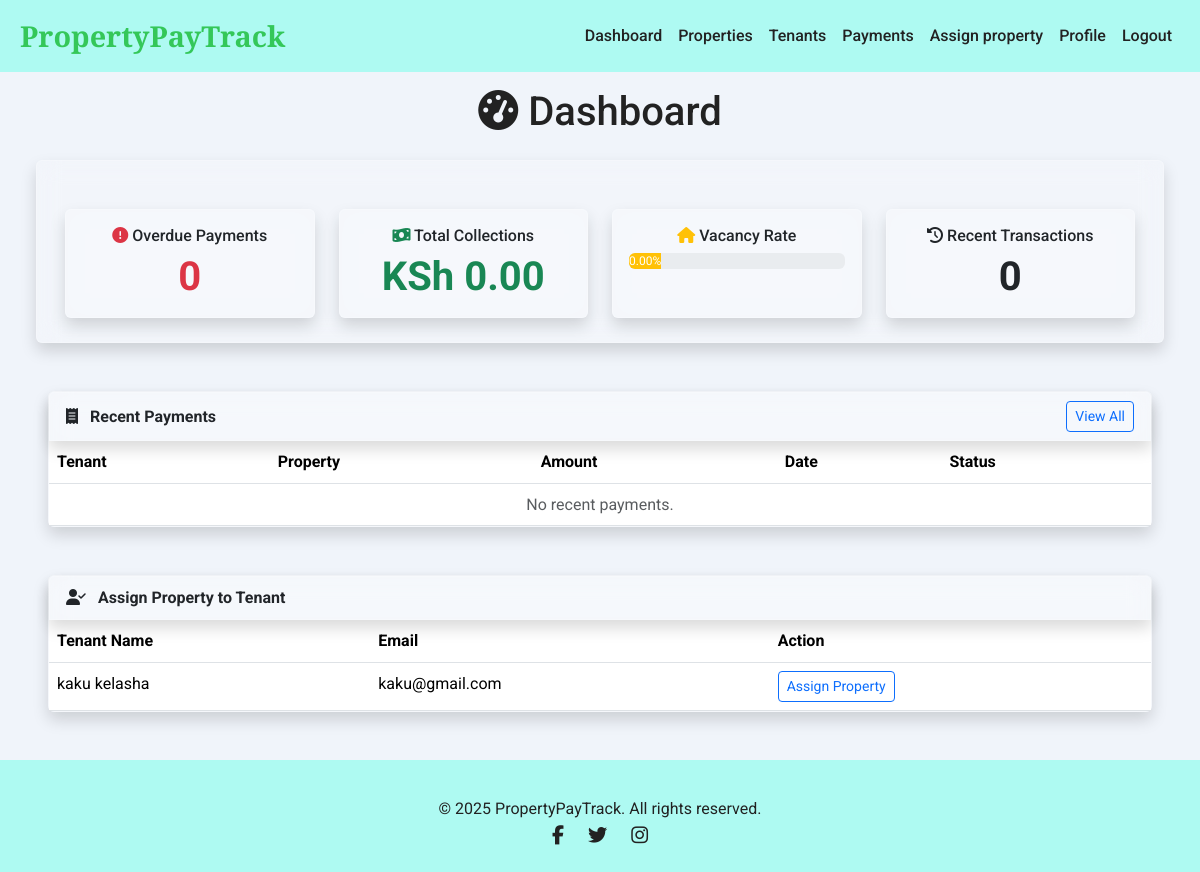
The page /landlord/dashboard (signed in) on the database as committed earlier.
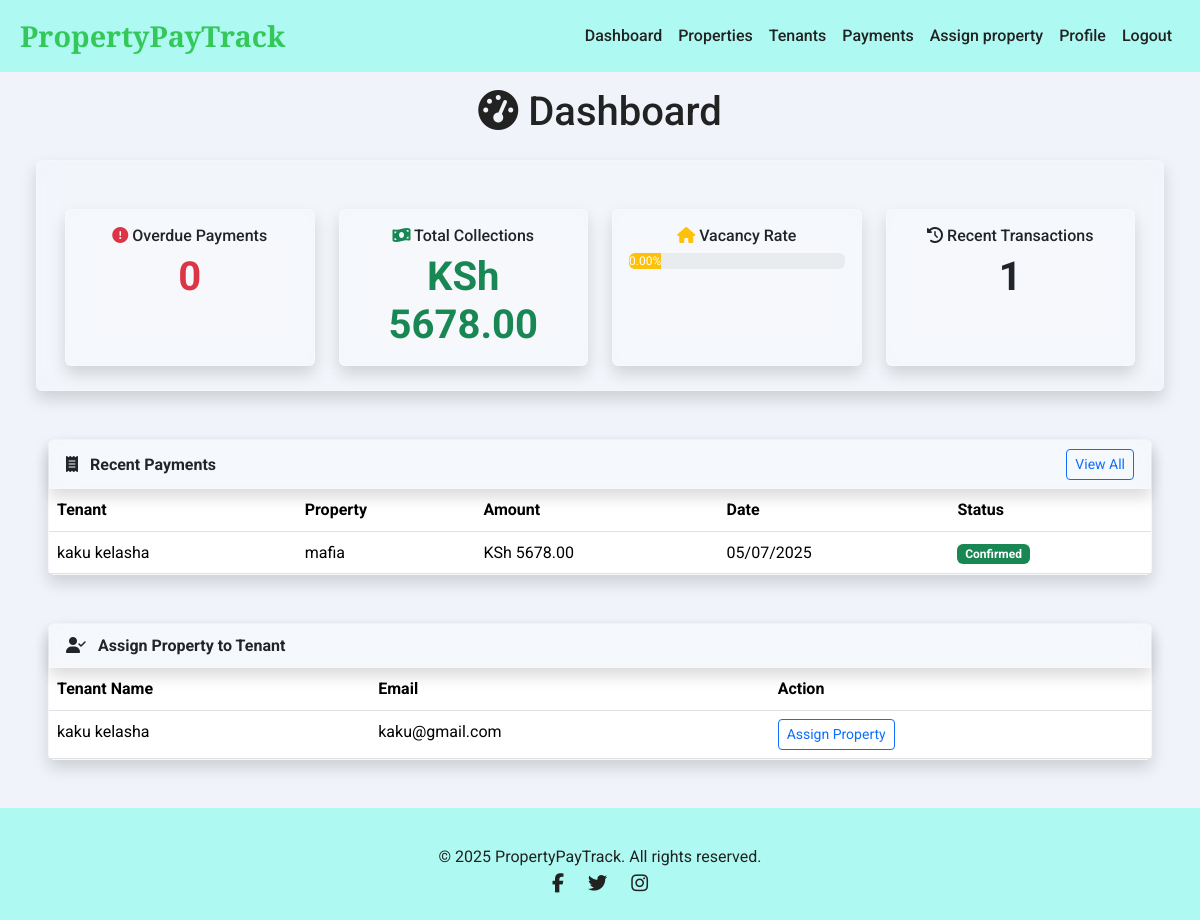
The same page on the database as committed later.
### app/models.py (models this page shows, shortened)
class Tenant(db.Model):
    __tablename__ = 'tenant'
    id = db.Column(db.Integer, primary_key=True)
    user_id = db.Column(db.Integer, db.ForeignKey('user.id', ondelete='CASCADE'), unique=True, nullable=True, index=True)
    first_name = db.Column(db.String(100), nullable=False)
    last_name = db.Column(db.String(100), nullable=False)
    email = db.Column(db.String(120), nullable=True)
    phone_number = db.Column(db.String(20))
    property = db.relationship('Property', back_populates='tenants')
    rent_amount = db.Column(db.Numeric(10, 2), nullable=True, default=0.00)
    national_id = db.Column(db.String(50), nullable=True)
    status = db.Column(db.String(50), default='active')
    due_day_of_month = db.Column(db.Integer)
    grace_period_days = db.Column(db.Integer, default=5)
    lease_start_date = db.Column(db.Date)
    lease_end_date = db.Column(db.Date)
    property_id = db.Column(db.Integer, db.ForeignKey('property.id', ondelete='CASCADE'), nullable=True, index=True)
    unit_id = db.Column(db.Integer, db.ForeignKey('unit.id', ondelete='CASCADE'), nullable=True, index=True)
    unit = db.relationship('Unit', foreign_keys=[unit_id], backref='tenant', uselist=False)
    created_at = db.Column(db.DateTime, default=lambda: datetime.now(timezone.utc))
    updated_at = db.Column(db.DateTime, default=lambda: datetime.now(timezone.utc), onupdate=lambda: datetime.now(timezone.utc))
    payments = db.relationship('Payment', backref='tenant', lazy=True, cascade="all, delete-orphan")

class Property(db.Model):
    __tablename__ = 'property'
    id = db.Column(db.Integer, primary_key=True)
    name = db.Column(db.String(255), nullable=False)
    address = db.Column(db.String(255), nullable=False)
    payment_method = db.Column(db.String(20), nullable=True)
    transaction_id = db.Column(db.String(120), nullable=True)
    paybill_number = db.Column(db.String(20), nullable=True)
    fees = db.Column(db.Numeric(10, 2), nullable=True)
    tenants = db.relationship('Tenant', back_populates='property', cascade="all, delete-orphan", lazy=True)
    status = db.Column(db.String(20), default='pending')
    property_type = db.Column(db.String(50), nullable=False)
    number_of_units = db.Column(db.Integer, nullable=False, default=1)
    landlord_id = db.Column(db.Integer, db.ForeignKey('user.id', ondelete='CASCADE'), nullable=False, index=True)
    county_name = db.Column(db.String(100), nullable=False)
    amenities = db.Column(db.Text, nullable=True)
    utility_bill_types = db.Column(db.Text, nullable=True)
    unit_numbers = db.Column(db.Text, nullable=False)
    paybill_number = db.Column(db.String(20), nullable=True)
    deposit_amount = db.Column(db.Numeric(10, 2), nullable=True)
    deposit_policy = db.Column(db.Text, nullable=True)
    created_at = db.Column(db.DateTime, default=lambda: datetime.now(timezone.utc))
    updated_at = db.Column(db.DateTime, default=lambda: datetime.now(timezone.utc), onupdate=lambda: datetime.now(timezone.utc))
    @property
    def amenities_list(self):
        try:
            return json.loads(self.amenities) if self.amenities else []
        except json.JSONDecodeError:
            return self.amenities.split(',') if self.amenities else []
    @property
    def utility_bill_list(self):
        try:
            return json.loads(self.utility_bill) if self.utility_bill else []
        except json.JSONDecodeError:
            return self.utility_bill.split(',') if self.utility_bill else []

class Payment(db.Model):
    __tablename__ = 'payment'
    id = db.Column(db.Integer, primary_key=True)
    tenant_id = db.Column(db.Integer, db.ForeignKey('tenant.id', ondelete='CASCADE'), nullable=False, index=True)
    amount = db.Column(db.Numeric(10, 2), nullable=False)
    payment_date = db.Column(db.DateTime, default=lambda: datetime.now(timezone.utc))
    status = db.Column(db.String(50), default='confirmed')
    payment_method = db.Column(db.String(50), nullable=False)
    transaction_id = db.Column(db.String(100), unique=True, nullable=True)
    is_offline = db.Column(db.Boolean, default=False)
    offline_reference = db.Column(db.String(100), nullable=True)
    description = db.Column(db.String(255))
    notes = db.Column(db.Text, nullable=True)
    paybill_number = db.Column(db.String(20))
    fees = db.Column(db.Numeric(10, 2))
    invoice_id = db.Column(db.Integer, db.ForeignKey('invoice.id', ondelete='SET NULL'), nullable=True)
    invoice = db.relationship('Invoice', backref='payments', lazy=True)
    payer_id = db.Column(db.Integer, db.ForeignKey('user.id', ondelete='SET NULL'), nullable=True)
    created_at = db.Column(db.DateTime, default=lambda: datetime.now(timezone.utc))
    updated_at = db.Column(db.DateTime, default=lambda: datetime.now(timezone.utc), onupdate=lambda: datetime.now(timezone.utc))

### app/routes.py (the view, shortened to what this page needs)
@main.route('/landlord/dashboard')
@login_required
@roles_required('landlord')
def landlord_dashboard():
    try:
        metrics = {
            'overdue_payments': 0,
            'total_collections': 0.00,
            'vacancy_rate': 0.00,
            'recent_transactions': 0
        }
        recent_payments = []
        landlord_tenants = []  # Initialize for later use
        landlord_properties = Property.query.filter_by(landlord_id=current_user.id).all()
        landlord_property_ids = [p.id for p in landlord_properties]
        if landlord_property_ids:
            landlord_tenants = Tenant.query.filter(
                Tenant.property_id.in_(landlord_property_ids),
                Tenant.status == 'active'
            ).all()
            landlord_tenant_ids = [t.id for t in landlord_tenants]
            today = datetime.utcnow().date()
            current_month_start = today.replace(day=1)
            next_month_start = (datetime(today.year + (today.month == 12), (today.month % 12) + 1, 1)).date()
            for tenant in landlord_tenants:
                due_day = tenant.due_day_of_month or 1
                try:
                    due_date_this_month = current_month_start.replace(day=due_day)
                except ValueError:
                    due_date_this_month = (next_month_start - timedelta(days=1))
                effective_due_date = due_date_this_month + timedelta(days=tenant.grace_period_days or 0)
            metrics['total_collections'] = db.session.query(func.sum(Payment.amount)).filter(
                Payment.tenant_id.in_(landlord_tenant_ids),
                Payment.status == 'confirmed',
                Payment.payment_date >= current_month_start,
                Payment.payment_date < next_month_start
            ).scalar() or 0.00
            total_units = db.session.query(func.count(Unit.id)).filter(
                Unit.property_id.in_(landlord_property_ids),
                Unit.status != 'maintenance'
            ).scalar() or 0
            occupied_units = len(Tenant.query.filter(
                Tenant.property_id.in_(landlord_property_ids),
                Tenant.status == 'active',
                Tenant.unit_id != None
            ).join(Unit, Tenant.unit_id == Unit.id).all())
            if total_units > 0:
                metrics['vacancy_rate'] = round(((total_units - occupied_units) / total_units) * 100, 2)
            else:
                metrics['vacancy_rate'] = 0.00
            seven_days_ago = today - timedelta(days=7)
            metrics['recent_transactions'] = Payment.query.filter(
                Payment.tenant_id.in_(landlord_tenant_ids),
                Payment.status == 'confirmed',
                Payment.payment_date >= seven_days_ago
            ).count()
            recent_payments_query = Payment.query.filter(
                Payment.tenant_id.in_(landlord_tenant_ids),
                Payment.status == 'confirmed'
            ).join(Tenant).order_by(Payment.payment_date.desc()).limit(5).all()
            for payment in recent_payments_query:
                tenant = payment.tenant
                if not tenant:
                    continue
                recent_payments.append({
                    'tenant_name': f"{tenant.first_name} {tenant.last_name}" if tenant else 'Unknown',
                    'property_name': tenant.property.name if tenant and tenant.property else 'N/A',
                    'amount': payment.amount,
                    'payment_date': payment.payment_date,
                    'status': payment.status
                })
        return render_template(
            'landlord_dashboard.html',
            metrics=metrics,
            recent_payments=recent_payments,
            landlord_tenants=landlord_tenants
        )
    except Exception as e:
        logging.error("Dashboard error occurred:")
        logging.error(traceback.format_exc())  # Logs the full traceback
        flash(_l('An error occurred while loading the dashboard. Please try again.'), 'danger')
        return redirect(url_for('main.landing_page'))

### app/models.py (called while the page is built)
    def has_role(self, role):
        return any(r.name == role for r in self.roles)

### app/routes.py (called while the page is built)
def roles_required(*required_roles):
    def decorator(f):
        @wraps(f)
        def decorated_function(*args, **kwargs):
            if not current_user.is_authenticated:
                return redirect(url_for('main.login'))
            user_roles = {role.name for role in current_user.roles}
            if not set(required_roles).issubset(user_roles):
                flash(_l('You do not have the required permissions to access this page.'), 'danger')
                return redirect(url_for('main.index'))
            return f(*args, **kwargs)
        return decorated_function
    return decorator

### app/templates/landlord_dashboard.html (shortened to what the changed rows need)
{% extends 'base.html' %}
{% block content %}
<div class="dashboard-container jarallax" data-jarallax data-speed="0.8">
    <div class="container-fluid px-3 px-md-5">
        <h1 class="mb-5 text-center" data-aos="fade-down">
            <i class="fas fa-tachometer-alt"></i> {{ _('Dashboard') }}
        </h1>
        <section class="row g-4 mb-5 py-4 px-3 bg-glass rounded" data-aos="fade-up">
            <div class="col-sm-6 col-lg-3">
                <a href="{{ url_for('main.payments_history') }}" class="text-decoration-none">
                    <div class="card text-center bg-glass h-100">
                        <div class="card-body">
                            <h6 class="card-title">
                                <i class="fas fa-money-bill-wave text-success"></i> {{ _('Total Collections') }}
                            </h6>
                            <div class="display-6 fw-bold text-success">KSh {{ "%.2f"|format(metrics.total_collections) }}</div>
                        </div>
                    </div>
                </a>
            </div>
            <div class="col-sm-6 col-lg-3">
                <div class="card text-center bg-glass h-100">
                    <div class="card-body">
                        <h6 class="card-title">
                            <i class="fas fa-history"></i> {{ _('Recent Transactions') }}
                        </h6>
                        <div class="display-6 fw-bold">{{ metrics.recent_transactions or 0 }}</div>
                    </div>
                </div>
            </div>
        </section>
        <section class="row mb-5" data-aos="fade-up" data-aos-delay="200">
            <div class="col-12">
                <div class="card bg-glass">
                    <div class="card-body p-0">
                        <div class="table-responsive">
                            <table class="table table-hover mb-0">
                                <thead>
                                    <tr>
                                        <th>{{ _('Tenant') }}</th>
                                        <th>{{ _('Property') }}</th>
                                        <th>{{ _('Amount') }}</th>
                                        <th>{{ _('Date') }}</th>
                                        <th>{{ _('Status') }}</th>
                                    </tr>
                                </thead>
                                <tbody>
                                    {% for payment in recent_payments %}
                                    <tr>
                                        <td data-label="Tenant">{{ payment.tenant_name }}</td>
                                        <td data-label="Property">{{ payment.property_name }}</td>
                                        <td data-label="Amount">KSh {{ "%.2f"|format(payment.amount) }}</td>
                                        <td data-label="Date">{{ payment.payment_date.strftime('%d/%m/%Y') }}</td>
                                        <td data-label="Status">
                                            <span class="badge bg-{{ 'success' if payment.status == 'confirmed' else 'pending' if payment.status == 'pending' else 'warning' }}">
                                                {{ _(payment.status.title()) }}
                                            </span>
                                        </td>
                                    </tr>
                                    {% else %}
                                    <tr>
                                        <td colspan="5" class="text-center text-muted">{{ _('No recent payments.') }}</td>
                                    </tr>
                                    {% endfor %}
                                </tbody>
                            </table>
                        </div>
                    </div>
                </div>
            </div>
        </section>
        <section class="row mb-5" data-aos="fade-up" data-aos-delay="400">
            <div class="col-12">
                <div class="card bg-glass">
                    <div class="card-body p-0">
                        <div class="table-responsive">
                            <table class="table table-hover mb-0">
                                <thead>
                                    <tr>
                                        <th>{{ _('Tenant Name') }}</th>
                                        <th>{{ _('Email') }}</th>
                                        <th>{{ _('Action') }}</th>
                                    </tr>
                                </thead>
                                <tbody>
                                    {% for tenant in landlord_tenants %}
                                    <tr>
                                        <td data-label="Tenant Name">{{ tenant.first_name }} {{ tenant.last_name }}</td>
                                        <td data-label="Email">{{ tenant.email }}</td>
                                        <td data-label="Action">
                                            <a href="{{ url_for('main.assign_property', tenant_id=tenant.id) }}" class="btn btn-outline-primary btn-sm">
                                                {{ _('Assign Property') }}
                                            </a>
                                        </td>
                                    </tr>
                                    {% else %}
                                    <tr>
                                        <td colspan="3" class="text-center text-muted">{{ _('No active tenants available.') }}</td>
                                    </tr>
                                    {% endfor %}
                                </tbody>
                            </table>
                        </div>
                    </div>
                </div>
            </div>
        </section>
    </div>
</div>
{% endblock %}

Rows that differ between the two databases and show on the page:
now on this page (row unchanged): Property: property_name "mafia"
added Payment: amount "5678.00", payment_date "05/07/2025"
Other text that changed with them:
{{ "%.2f"|format(metrics.total_collections) }}: "0.00" → "5678.00"
{{ metrics.recent_transactions or 0 }}: "0" → "1"
new list line: "kaku kelasha KSh"
text no longer shown: "No recent payments."
